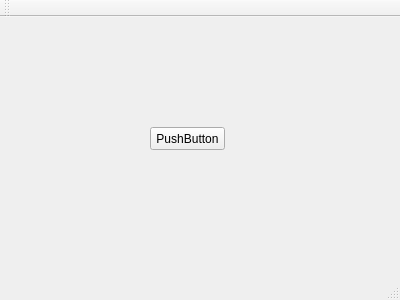
<?xml version="1.0" encoding="UTF-8"?>
<ui version="4.0">
 <class>MainWindow</class>
 <widget class="QMainWindow" name="MainWindow">
  <property name="geometry">
   <rect>
    <x>0</x>
    <y>0</y>
    <width>400</width>
    <height>300</height>
   </rect>
  </property>
  <property name="windowTitle">
   <string>MainWindow</string>
  </property>
  <widget class="QWidget" name="centralWidget">
   <widget class="QPushButton" name="pushButton">
    <property name="geometry">
     <rect>
      <x>150</x>
      <y>110</y>
      <width>75</width>
      <height>23</height>
     </rect>
    </property>
    <property name="text">
     <string>PushButton</string>
    </property>
   </widget>
  </widget>
  <widget class="QMenuBar" name="menuBar">
   <property name="geometry">
    <rect>
     <x>0</x>
     <y>0</y>
     <width>400</width>
     <height>18</height>
    </rect>
   </property>
  </widget>
  <widget class="QToolBar" name="mainToolBar">
   <attribute name="toolBarArea">
    <enum>TopToolBarArea</enum>
   </attribute>
   <attribute name="toolBarBreak">
    <bool>false</bool>
   </attribute>
  </widget>
  <widget class="QStatusBar" name="statusBar"/>
 </widget>
 <layoutdefault spacing="6" margin="11"/>
 <resources/>
 <connections/>
</ui>
